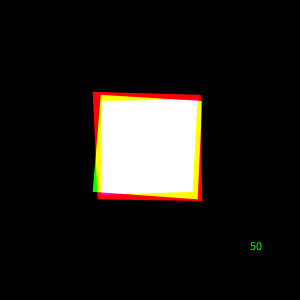
Frame 1 (no input)
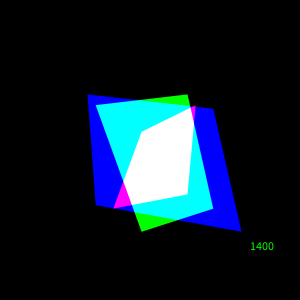
Frame 60 (the mouse pressed at the canvas centre just before this capture)
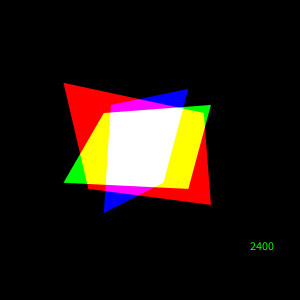
Frame 120 (the mouse held since frame 60 and released just before this capture)

The Processing sketch that drew these frames (run headless with seeded random() and noise(); from frame 60 on, the mouse is pressed at the canvas centre):

// Processing sketch: square_dance
// ── square_dance.pde
int t;
float t2;
float squa = 100;
int opacity = 255;
int gl = 1800;

float[] rand_A = new float[16];
int[] rand_B = new int[16];

void setup() {
  size(300, 300);
  for (int i = 0; i < rand_A.length; i++) {
  rand_A[i] = random(-30,30);
}
  for (int i = 0; i < rand_B.length; i++) {
  rand_B[i] = (int) random(1,3);
}
}

void draw() 
{
noStroke();
background(0);
translate(width/2, height/2);
point(x1(t),y1(t));
blendMode(SCREEN);

t = millis();
t2 = 2*PI*t/gl;

fill(0,0,255,opacity);
beginShape();
vertex(x3(t)+squa/2,y3(t)+squa/2);
vertex(x4(t)-squa/2,y4(t)+squa/2);
vertex(x1(t)-squa/2,y1(t)-squa/2);
vertex(x2(t)+squa/2,y2(t)-squa/2);
endShape(CLOSE);

fill(255,0,0,opacity);
beginShape();
vertex(x1(t)+squa/2,y1(t)+squa/2);
vertex(x2(t)-squa/2,y2(t)+squa/2);
vertex(x3(t)-squa/2,y3(t)-squa/2);
vertex(x4(t)+squa/2,y4(t)-squa/2);
endShape(CLOSE);

fill(0,255,0,opacity);
beginShape();
vertex(x2(t)+squa/2,y2(t)+squa/2);
vertex(x3(t)-squa/2,y3(t)+squa/2);
vertex(x4(t)-squa/2,y4(t)-squa/2);
vertex(x1(t)+squa/2,y1(t)-squa/2);
endShape(CLOSE);
text(t,100,100);
}



float x1(float t) {
  return rand_A[1]*sin(t2*rand_B[1])+rand_A[2]*sin(t2*rand_B[2]);
}
float y1(float t) {
  return rand_A[3]*sin(t2*rand_B[3])+rand_A[4]*sin(t2*rand_B[4]);
}


float x2(float t) {
  return rand_A[5]*sin(t2*rand_B[5])+rand_A[6]*sin(t2*rand_B[6]);
}
float y2(float t) {
  return rand_A[7]*sin(t2*rand_B[7])+rand_A[8]*sin(t2*rand_B[8]);
}


float x3(float t) {
  return rand_A[9]*sin(t2*rand_B[9])+rand_A[10]*sin(t2*rand_B[10]);
}
float y3(float t) {
  return rand_A[11]*sin(t2*rand_B[11])+rand_A[12]*sin(t2*rand_B[12]);
}


float x4(float t) {
  return rand_A[13]*sin(t2*rand_B[13])+rand_A[14]*sin(t2*rand_B[14]);
}
float y4(float t) {
  return rand_A[15]*sin(t2*rand_B[15])+rand_A[0]*sin(t2*rand_B[0]);
}
